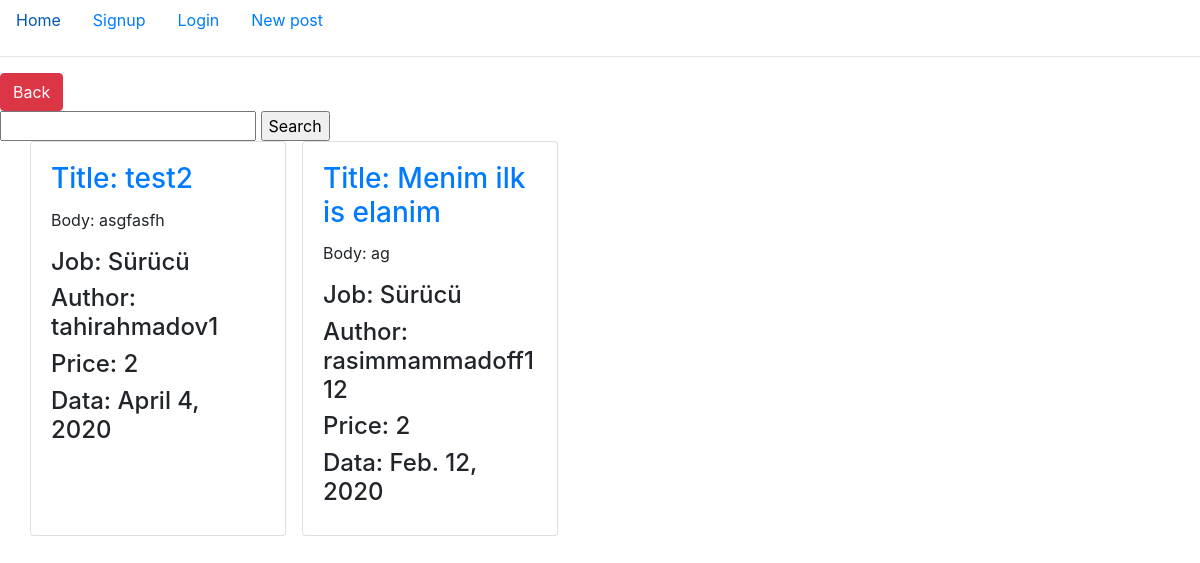
The app's page /all-posts/, older data.
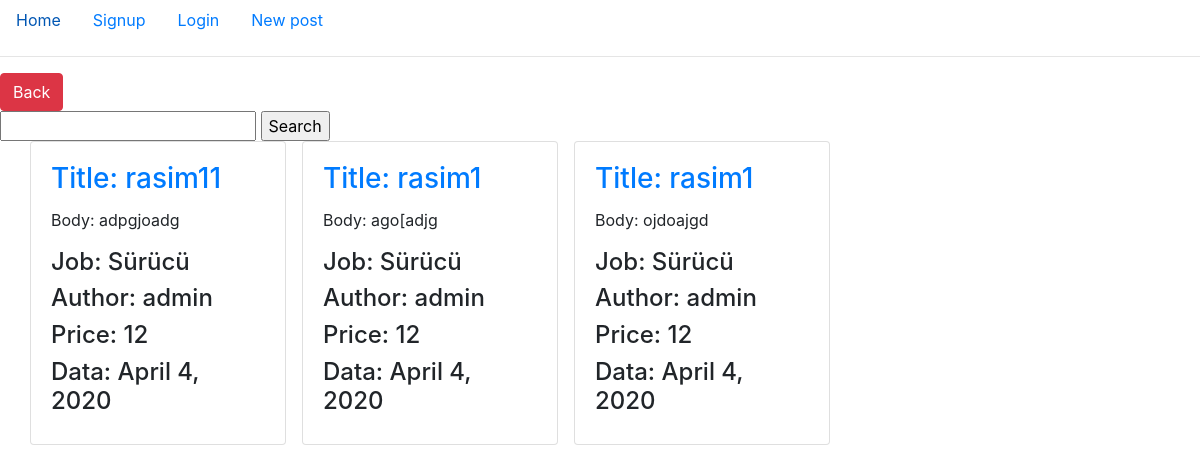
The same page, newer data.
### post/models.py (models this page shows, shortened)
class Post(models.Model):
    user = models.ForeignKey(get_user_model(), on_delete=models.CASCADE)
    category = models.ForeignKey(Category, default=1, on_delete=models.CASCADE)
    post_title = models.TextField(max_length=100)
    post_body = models.TextField()
    price = models.IntegerField()
    date = models.DateField(auto_now=True)
    slug = models.SlugField()
    class Meta:
        ordering = ['-pk']

class Category(models.Model):
    category = models.TextField(max_length=40)
    class Meta:
        verbose_name_plural="Categories"

### post/views.py (the view)
# urls.py: path('', include('post.urls')),
def post(request):
    posts = Post.objects.all()
    return render(request, "posts/allposts.html", {"posts": posts})

### templates/posts/allposts.html (shortened to what this page needs)
{% extends 'base.html' %}
{% if user.is_authenticated %}
    {% block postmethods %}
        <li class="nav-item">
            <a class="nav-link active" href="{% url 'new_post' %}">New post</a>
        </li>
    {% endblock %}
{% endif %}
{% block content %}
    <a class="btn btn-danger" href={% url 'intro' %}>Back</a>
    <form method="get" action={% url 'search' %}>
        <input type="text" name="q">
        <input type="submit" value="Search">
    <div class="container">
        <div class="row">
            {% for post in posts %}
                <div class="card mb-3 mr-3" style="width: 16rem;">
                    <div class="card-body">
                        <a href="{% url 'clickPost' post.slug %}">
                            <h3 class="card-title">Title: {{ post.post_title }}</h3>
                        </a>
                        <p>Body: {{ post.post_body |truncatechars:90}}</p>
                        <h4>Job: {{ post.category.category }}</h4>
                        <h4>Author: {{ post.user }}</h4>
                        <h4>Price: {{ post.price }}</h4>
                        <h4>Data: {{ post.date }}</h4>
                    </div>
                </div>
            {% endfor %}
        </div>
    </div>
{% endblock %}

### templates/base.html (shortened to what this page needs)
<!DOCTYPE html>
<html>
<head>
    <link rel="stylesheet" href="https://stackpath.bootstrapcdn.com/bootstrap/4.4.1/css/bootstrap.min.css">
</head>
<body>
<ul class="nav">
    <li class="nav-item">
        <a class="nav-link active" href="{% url 'intro' %}">Home</a>
    </li>
    {% if user.is_authenticated %}
        <li class="nav-item">
            <a class="nav-link active" href="{% url 'change-password' %}">Change password</a>
        </li>
        <li class="nav-item">
            <a class="nav-link active" href="{% url 'logout' %}">Logout</a>
        </li>
    {% else %}
        <li class="nav-item">
            <a class="nav-link active" href="{% url 'signup' %}">Signup</a>
        </li>
        <li class="nav-item">
            <a class="nav-link active" href="{% url 'login' %}?next={{request.path}}">Login</a>
        </li>
    {% endif %}
    {% block postmethods %}
        {% endblock %}
</ul>
<hr>
{% block content %}
{% endblock %}
</body>
</html>

Row changes from the older to the newer data that the page shows:
removed Post: post_title "test2", post_body "asgfasfh", category.category "Sürücü", user "tahirahmadov1", price "2", date "April 4, 2020"
removed Post: post_title "Menim ilk is elanim", post_body "ag", category.category "Sürücü", user "rasimmammadoff112", price "2", date "Feb. 12, 2020"
added Post: post_title "rasim11", post_body "adpgjoadg", category.category "Sürücü", user "admin", price "12", date "April 4, 2020"
added Post: post_title "rasim1", post_body "ago[adjg", category.category "Sürücü", user "admin", price "12", date "April 4, 2020"
added Post: post_title "rasim1", post_body "ojdoajgd", category.category "Sürücü", user "admin", price "12", date "April 4, 2020"
